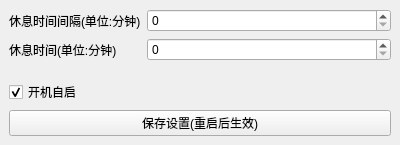
<?xml version="1.0" encoding="UTF-8"?>
<ui version="4.0">
 <class>MainWindow</class>
 <widget class="QMainWindow" name="MainWindow">
  <property name="geometry">
   <rect>
    <x>0</x>
    <y>0</y>
    <width>400</width>
    <height>145</height>
   </rect>
  </property>
  <property name="minimumSize">
   <size>
    <width>400</width>
    <height>145</height>
   </size>
  </property>
  <property name="maximumSize">
   <size>
    <width>400</width>
    <height>145</height>
   </size>
  </property>
  <property name="windowTitle">
   <string>设置</string>
  </property>
  <property name="windowIcon">
   <iconset>
    <normaloff>setting.png</normaloff>setting.png</iconset>
  </property>
  <widget class="QWidget" name="centralwidget">
   <layout class="QVBoxLayout" name="verticalLayout">
    <item>
     <layout class="QFormLayout" name="formLayout">
      <item row="0" column="0">
       <widget class="QLabel" name="jiangeLabel">
        <property name="text">
         <string>休息时间间隔(单位:分钟)</string>
        </property>
       </widget>
      </item>
      <item row="0" column="1">
       <widget class="QSpinBox" name="between"/>
      </item>
      <item row="1" column="0">
       <widget class="QLabel" name="lastLabel">
        <property name="text">
         <string>休息时间(单位:分钟)</string>
        </property>
       </widget>
      </item>
      <item row="1" column="1">
       <widget class="QSpinBox" name="last"/>
      </item>
     </layout>
    </item>
    <item>
     <widget class="QCheckBox" name="checkBox">
      <property name="text">
       <string>开机自启</string>
      </property>
      <property name="checked">
       <bool>true</bool>
      </property>
     </widget>
    </item>
    <item>
     <widget class="QPushButton" name="pushButton">
      <property name="text">
       <string>保存设置(重启后生效)</string>
      </property>
     </widget>
    </item>
   </layout>
  </widget>
  <widget class="QMenuBar" name="menubar">
   <property name="geometry">
    <rect>
     <x>0</x>
     <y>0</y>
     <width>400</width>
     <height>21</height>
    </rect>
   </property>
  </widget>
 </widget>
 <resources/>
 <connections/>
</ui>
